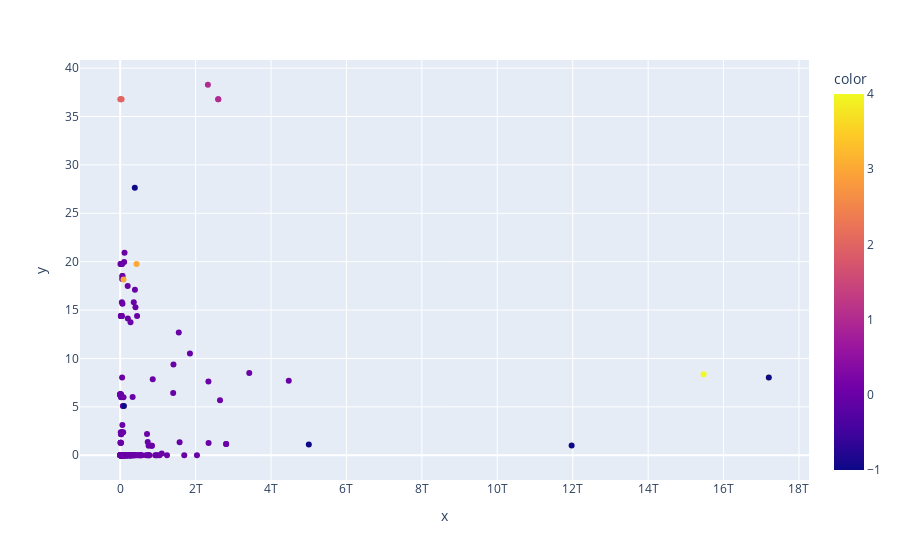

The code cell stored with this chart in its notebook:
### Code cell
fig = px.scatter(x=gdp, y=nuc, color=df['cluster'])
fig.show()

### Figure 1 — Plotly figure (JSON) as saved in the notebook; plotly's stock layout.template omitted (floating-point values rounded to 4 significant figures; data arrays with more than 128 entries replaced by an {"elided": "..."} marker saying what was removed)
{"data": [{"hovertemplate": "x=%{x}<br>y=%{y}<br>color=%{marker.color}<extra></extra>", "legendgroup": "", "marker": {"color": {"elided": "219 int values"}, "coloraxis": "coloraxis", "symbol": "circle"}, "mode": "markers", "name": "", "orientation": "v", "showlegend": false, "type": "scatter", "x": {"elided": "219 float values"}, "xaxis": "x", "y": {"elided": "219 float values"}, "yaxis": "y"}], "layout": {"coloraxis": {"colorbar": {"title": {"text": "color"}}, "colorscale": [[0, "#0d0887"], [0.1111, "#46039f"], [0.2222, "#7201a8"], [0.3333, "#9c179e"], [0.4444, "#bd3786"], [0.5556, "#d8576b"], [0.6667, "#ed7953"], [0.7778, "#fb9f3a"], [0.8889, "#fdca26"], [1, "#f0f921"]]}, "legend": {"tracegroupgap": 0}, "margin": {"t": 60}, "xaxis": {"anchor": "y", "domain": [0, 1], "title": {"text": "x"}}, "yaxis": {"anchor": "x", "domain": [0, 1], "title": {"text": "y"}}}}
